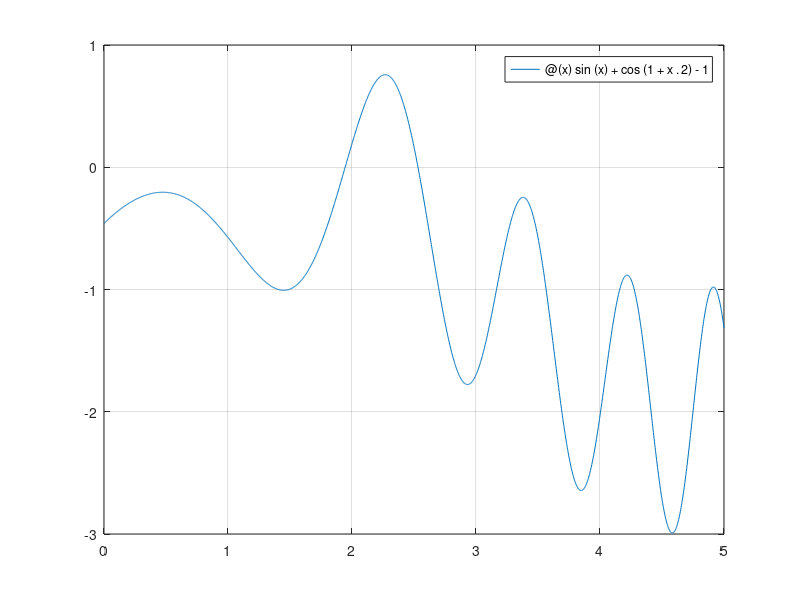

Write MATLAB code to recreate this figure. (Note: this script raises an error after producing the figure.)
f = @(x) sin(x) + cos(1 + x.^2) - 1;
df = @(x) cos(x) - 2*x.*sin(1 + x.^2);

fplot(f, [0,5])
grid on

tol=10^(-10);
maxit=50;

%biseccion
[p_bis,h_bis]=biseccion(f,0,5,maxit,tol);
disp(p_bis);
disp(length(h_bis));
#converge lento, pero siempre converge. tampoco necesita derivada. conviene cuando la tolerancia es alta


%newton-raphson
[p_nr,h_nr]=newton(f,df,2.5,maxit,tol);
disp(p_nr);
disp(length(h_nr));
#requiere derivada (que encima no sea pequeña ni cambie de signo) y depende mucho
#de la estimación inicail, pero converge muy rápido.

%secante
[p_sec,h_sec]=secante(f,2.4,2.6,maxit,tol);
disp(p_sec);
disp(length(h_nr));
#converge rápido, aunque no tanto como NR, y requiere dos aproximaciones,
#pero no requiere derivada.

